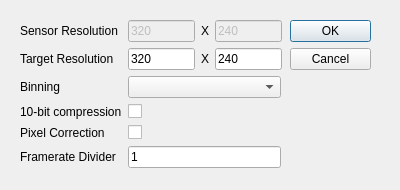
<?xml version="1.0" encoding="UTF-8"?>
<ui version="4.0">
 <class>VSensorSettings</class>
 <widget class="QDialog" name="VSensorSettings">
  <property name="geometry">
   <rect>
    <x>0</x>
    <y>0</y>
    <width>400</width>
    <height>190</height>
   </rect>
  </property>
  <property name="windowTitle">
   <string>Dialog</string>
  </property>
  <widget class="QDialogButtonBox" name="buttonBox">
   <property name="geometry">
    <rect>
     <x>290</x>
     <y>20</y>
     <width>81</width>
     <height>241</height>
    </rect>
   </property>
   <property name="orientation">
    <enum>Qt::Vertical</enum>
   </property>
   <property name="standardButtons">
    <set>QDialogButtonBox::Cancel|QDialogButtonBox::Ok</set>
   </property>
  </widget>
  <widget class="QWidget" name="layoutWidget">
   <property name="geometry">
    <rect>
     <x>20</x>
     <y>20</y>
     <width>251</width>
     <height>150</height>
    </rect>
   </property>
   <layout class="QFormLayout" name="formLayout">
    <property name="sizeConstraint">
     <enum>QLayout::SetFixedSize</enum>
    </property>
    <property name="horizontalSpacing">
     <number>6</number>
    </property>
    <item row="0" column="0">
     <widget class="QLabel" name="label">
      <property name="text">
       <string>Sensor Resolution</string>
      </property>
     </widget>
    </item>
    <item row="0" column="1">
     <layout class="QHBoxLayout" name="horizontalLayout">
      <property name="sizeConstraint">
       <enum>QLayout::SetFixedSize</enum>
      </property>
      <item>
       <widget class="QLineEdit" name="SensorResX">
        <property name="enabled">
         <bool>false</bool>
        </property>
        <property name="sizePolicy">
         <sizepolicy hsizetype="Expanding" vsizetype="Fixed">
          <horstretch>1</horstretch>
          <verstretch>0</verstretch>
         </sizepolicy>
        </property>
        <property name="maximumSize">
         <size>
          <width>67</width>
          <height>16777215</height>
         </size>
        </property>
        <property name="text">
         <string>320</string>
        </property>
       </widget>
      </item>
      <item>
       <widget class="QLabel" name="label_7">
        <property name="text">
         <string>X</string>
        </property>
       </widget>
      </item>
      <item>
       <widget class="QLineEdit" name="SensorResY">
        <property name="enabled">
         <bool>false</bool>
        </property>
        <property name="sizePolicy">
         <sizepolicy hsizetype="Expanding" vsizetype="Fixed">
          <horstretch>1</horstretch>
          <verstretch>0</verstretch>
         </sizepolicy>
        </property>
        <property name="maximumSize">
         <size>
          <width>67</width>
          <height>16777215</height>
         </size>
        </property>
        <property name="text">
         <string>240</string>
        </property>
       </widget>
      </item>
     </layout>
    </item>
    <item row="1" column="0">
     <widget class="QLabel" name="label_2">
      <property name="text">
       <string>Target Resolution</string>
      </property>
     </widget>
    </item>
    <item row="1" column="1">
     <layout class="QHBoxLayout" name="horizontalLayout_2">
      <property name="sizeConstraint">
       <enum>QLayout::SetFixedSize</enum>
      </property>
      <item>
       <widget class="QLineEdit" name="TargetResX">
        <property name="sizePolicy">
         <sizepolicy hsizetype="Expanding" vsizetype="Fixed">
          <horstretch>1</horstretch>
          <verstretch>0</verstretch>
         </sizepolicy>
        </property>
        <property name="maximumSize">
         <size>
          <width>67</width>
          <height>16777215</height>
         </size>
        </property>
        <property name="text">
         <string>320</string>
        </property>
       </widget>
      </item>
      <item>
       <widget class="QLabel" name="label_8">
        <property name="text">
         <string>X</string>
        </property>
       </widget>
      </item>
      <item>
       <widget class="QLineEdit" name="TargetResY">
        <property name="sizePolicy">
         <sizepolicy hsizetype="Expanding" vsizetype="Fixed">
          <horstretch>1</horstretch>
          <verstretch>0</verstretch>
         </sizepolicy>
        </property>
        <property name="maximumSize">
         <size>
          <width>67</width>
          <height>16777215</height>
         </size>
        </property>
        <property name="text">
         <string>240</string>
        </property>
       </widget>
      </item>
     </layout>
    </item>
    <item row="2" column="0">
     <widget class="QLabel" name="label_4">
      <property name="text">
       <string>Binning</string>
      </property>
     </widget>
    </item>
    <item row="2" column="1">
     <widget class="QComboBox" name="Binning">
      <property name="maximumSize">
       <size>
        <width>153</width>
        <height>16777215</height>
       </size>
      </property>
     </widget>
    </item>
    <item row="3" column="0">
     <widget class="QLabel" name="label_3">
      <property name="text">
       <string>10-bit compression</string>
      </property>
     </widget>
    </item>
    <item row="3" column="1">
     <widget class="QCheckBox" name="Compression">
      <property name="maximumSize">
       <size>
        <width>153</width>
        <height>16777215</height>
       </size>
      </property>
      <property name="text">
       <string/>
      </property>
     </widget>
    </item>
    <item row="4" column="0">
     <widget class="QLabel" name="label_5">
      <property name="text">
       <string>Pixel Correction</string>
      </property>
     </widget>
    </item>
    <item row="4" column="1">
     <widget class="QCheckBox" name="PixelCorrection">
      <property name="maximumSize">
       <size>
        <width>153</width>
        <height>16777215</height>
       </size>
      </property>
      <property name="text">
       <string/>
      </property>
     </widget>
    </item>
    <item row="5" column="0">
     <widget class="QLabel" name="label_6">
      <property name="text">
       <string>Framerate Divider</string>
      </property>
     </widget>
    </item>
    <item row="5" column="1">
     <widget class="QLineEdit" name="FramerateDivider">
      <property name="sizePolicy">
       <sizepolicy hsizetype="Expanding" vsizetype="Fixed">
        <horstretch>2</horstretch>
        <verstretch>0</verstretch>
       </sizepolicy>
      </property>
      <property name="maximumSize">
       <size>
        <width>153</width>
        <height>16777215</height>
       </size>
      </property>
      <property name="text">
       <string>1</string>
      </property>
     </widget>
    </item>
   </layout>
  </widget>
 </widget>
 <resources/>
 <connections>
  <connection>
   <sender>buttonBox</sender>
   <signal>accepted()</signal>
   <receiver>VSensorSettings</receiver>
   <slot>accept()</slot>
   <hints>
    <hint type="sourcelabel">
     <x>248</x>
     <y>254</y>
    </hint>
    <hint type="destinationlabel">
     <x>157</x>
     <y>274</y>
    </hint>
   </hints>
  </connection>
  <connection>
   <sender>buttonBox</sender>
   <signal>rejected()</signal>
   <receiver>VSensorSettings</receiver>
   <slot>reject()</slot>
   <hints>
    <hint type="sourcelabel">
     <x>316</x>
     <y>260</y>
    </hint>
    <hint type="destinationlabel">
     <x>286</x>
     <y>274</y>
    </hint>
   </hints>
  </connection>
 </connections>
</ui>
